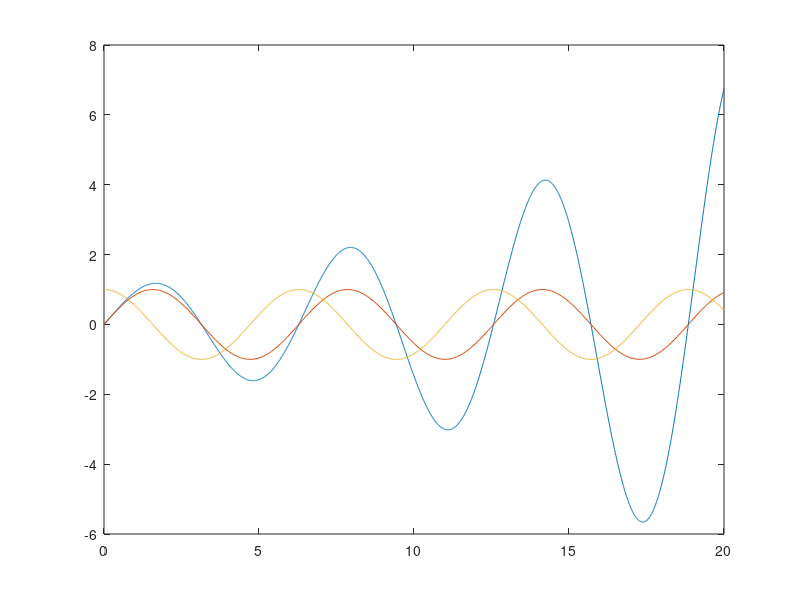

Source code (MATLAB): (Note: this script raises an error after producing the figure.)
%% plot
a = 0:pi/100:pi*2
b = a.^2
plot(a,b)
xlabel("xaxis")
ylabel("ylabel")
title("sinegraph")
%grid on
box off
%% multiple plot
x1=0:0.01:20
y1=exp(0.1*x1) .* sin(x1)
x2=0:0.1:20
y2=sin(x2)
x3=0:0.01:20
y3=cos(x3)
plot(x1,y1,x2,y2,x3,y3)
gtext("curve1")
gtext("curve2")
gtext("curve3")

%% plot
a = 0:pi/100:pi*2
b = a.^2
plot(a,b)
xlabel("xaxis")
ylabel("ylabel")
title("sinegraph")
%grid on
box off

%% loglog
x=logspace(-1,2)
y=x.^2
loglog(x,y)
grid on
%% semilogy
x=logspace(-1,2)
y=x
semilogy(x,y)
%% polarplot
theta=linspace(0,2*pi,25)
rho=2*theta
p=polarplot(theta,rho,"ro")
%% polarplot
rho=10:5:70
polarplot(rho,"r")
%% area plot
x=0:0.02:4*pi;
y=cos(x);
area(x,y)
%% area plot
y=[1 5 6 3]
area(y)
%% bar plot
x=[1 2 3 4 5]
y=[2 5 7 1 9]
z=[5 2 7 9 2]
bar3(x,y,z)
bar(y)
barh(x,y)
bar(x,y)
%% pie chart
y=[3 1 8 2]
k=[0 1 0 1]
pie(y,k)
%% 3D pie chart
y=[3 1 8 2]
x=[2 5 7 3]
z=[6 4 1 9]
%k=[0 1 0 1]
pie3(x,y)
%% stem plot
y=linspace(-2*pi,2*pi,50)
stem(y,":diamond")
%% meshgrid
[x y]=meshgrid(1:10:100, 2:1:10)
%% compass plot
u=[5 3 -4 -3 5];
v=[1 5 3 -2 -6]
compass(u,v)
%% histogram
x=randn(300);
histogram(x,15)
%% for loop
for k=1:-0.2:0
    disp(k)
end
%% gtext
a=0:0.05:20
b=4*a.^2
plot(a,b)
box off
xlabel("xaxis")
ylabel("yaxis")
title("plot for b=4*a.^2")
text(5,100,"5 100 text")
gtext("hello")
